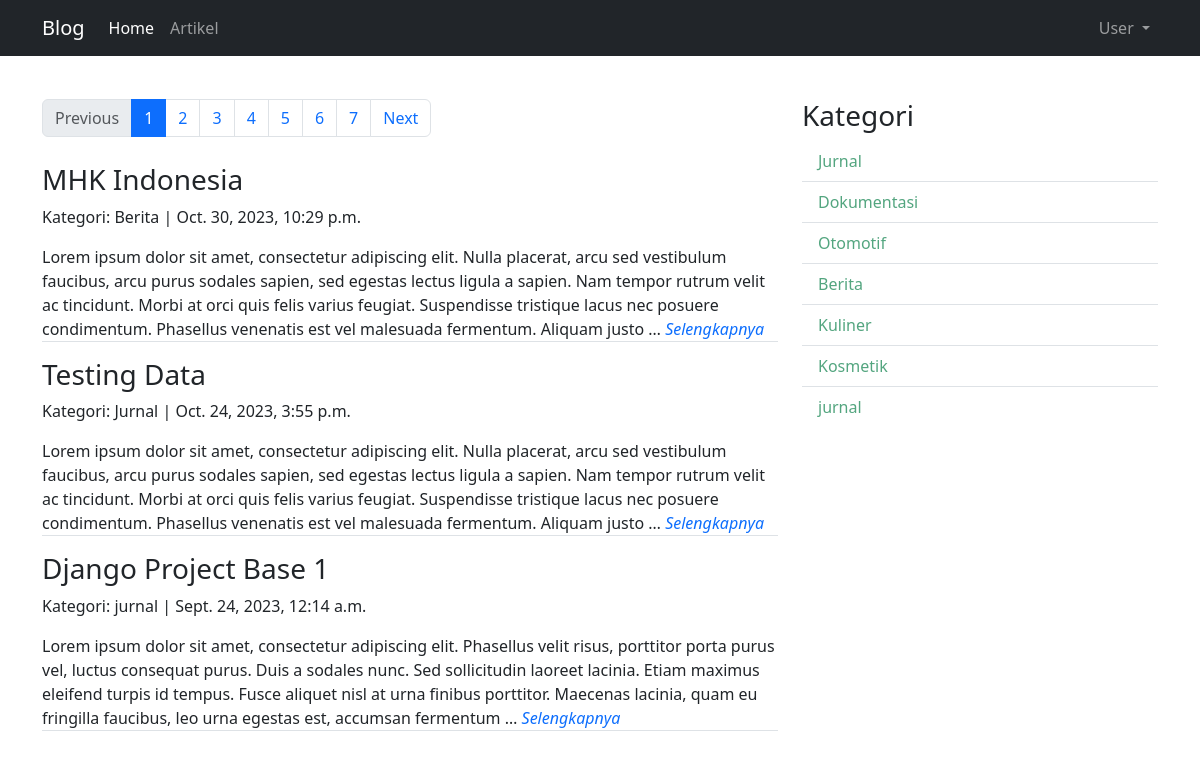
Page /artikel/1 on the committed database.
### anim/models.py (models this page shows, shortened)
class Artikel(models.Model):
    judul = models.CharField(max_length=255)
    isi = models.TextField()
    kategori = models.CharField(max_length=255)
    published = models.DateTimeField(auto_now_add=True)
    update = models.DateTimeField(auto_now=True)
    slug = models.SlugField(blank=True, editable=False)

### anim/views.py (the view)
# urls.py: re_path(r"^(?P<page>\d+)$", ArtikelListView.as_view(), name="list"),
class ArtikelListView(ListView):
    model = Artikel
    template_name = "artikel/artikel_list.html"
    context_object_name = "artikel_list"
    ordering = ["-published"]
    paginate_by = 3
    def get_context_data(self, *args, **kwargs):
        kategori_list = self.model.objects.values_list("kategori", flat=True).distinct()
        self.kwargs.update({"kategori_list": kategori_list})
        kwargs = self.kwargs
        return super().get_context_data(*args, **kwargs)

### anim/templates/artikel/artikel_list.html (shortened to what this page needs)
{% extends 'base.html' %}
{% block contents %}
<div class="row">
  <div class="col-md-8">
    {% if is_paginated %}
    <nav aria-label="artikelPage">
      <ul class="pagination">
        {% if page_obj.has_previous %}
        <li class="page-item">
          <a
            class="page-link"
            href="{% url 'artikel:list' page_obj.previous_page_number %}"
            >Previous</a
          >
        </li>
        {% else %}
        <li class="page-item disabled">
          <a class="page-link" href="#">Previous</a>
        </li>
        {% endif %}
        <br />
        {% for page in paginator.page_range %}
        <br />
        {% if page is page_obj.number %}
        <li class="page-item active">
          <span class="page-link" aria-current="page" href="#">{{page}}</span>
        </li>
        {% else %}
        <li class="page-item">
          <a class="page-link" href="{% url 'artikel:list' page %}">{{page}}</a>
        </li>
        {% endif %}
        <br />
        {% endfor %}
        <br />
        {% if page_obj.has_next %}
        <li class="page-item">
          <a
            class="page-link"
            href="{% url 'artikel:list' page_obj.next_page_number %}"
            >Next</a
          >
        </li>
        {% else %}
        <li class="page-item disabled">
          <a class="page-link" href="#">Next</a>
        </li>
        {% endif %}
      </ul>
    </nav>
    {% endif %}
    {% comment %} {% endcomment %} {% for artikel in artikel_list %}
    <h3>
      <a
        class="text-dark link-offset-2 link-underline link-underline-opacity-0"
        href="{% url 'artikel:detail' artikel.slug %}"
        >{{artikel.judul}}</a
      >
    </h3>
    <p>Kategori: {{artikel.kategori}} | {{artikel.published}}</p>
    <p class="border-bottom">
      {{artikel.isi|truncatewords:51}}
      <a
        class="link-offset-2 link-underline link-underline-opacity-0"
        href="{% url 'artikel:detail' artikel.slug %}"
        ><i>Selengkapnya</i></a
      >
    </p>
    {% endfor %}
    <br />
  </div>
  <div class="col sm">
    <h3>Kategori</h3>
    <ul class="list-group list-group-flush">
      {% for kategori in kategori_list %}
      <li class="list-group-item">
        <a
          href="{% url 'artikel:category' kategori 1 %}"
          class="link-success link-offset-2 link-underline-opacity-0 link-underline-opacity-100-hover link-opacity-75"
          >{{kategori}}</a
        >
      </li>
      {% endfor %}
    </ul>
  </div>
</div>
{% endblock contents %}

### rows in the picture
Artikel: judul "MHK Indonesia", kategori "Berita", published "Oct. 30, 2023, 10:29 p.m.", isi "Lorem ipsum dolor sit amet, consectetur adipiscing elit. Nulla placerat, arcu sed vestibulum faucibus, arcu purus sodales sapien, sed egestas lectus ligula a sapien. Nam tempor rutrum velit ac tincidunt. Morbi at orci quis felis varius feugiat. Suspendisse tristique lacus nec posuere condimentum. Phasellus venenatis est vel malesuada fermentum. Aliquam justo …"
Artikel: judul "Testing Data", kategori "Jurnal", published "Oct. 24, 2023, 3:55 p.m.", isi "Lorem ipsum dolor sit amet, consectetur adipiscing elit. Nulla placerat, arcu sed vestibulum faucibus, arcu purus sodales sapien, sed egestas lectus ligula a sapien. Nam tempor rutrum velit ac tincidunt. Morbi at orci quis felis varius feugiat. Suspendisse tristique lacus nec posuere condimentum. Phasellus venenatis est vel malesuada fermentum. Aliquam justo …"
Artikel: judul "Django Project Base 1", kategori "jurnal", published "Sept. 24, 2023, 12:14 a.m.", isi "Lorem ipsum dolor sit amet, consectetur adipiscing elit. Phasellus velit risus, porttitor porta purus vel, luctus consequat purus. Duis a sodales nunc. Sed sollicitudin laoreet lacinia. Etiam maximus eleifend turpis id tempus. Fusce aliquet nisl at urna finibus porttitor. Maecenas lacinia, quam eu fringilla faucibus, leo urna egestas est, accumsan fermentum …"

### other values in the picture
{{ page }} "1"
{{ page }} "2" "3" "4" "5" "6" "7"
{{ kategori }} "Jurnal" "Dokumentasi" "Otomotif" "Berita" "Kuliner" "Kosmetik" "jurnal"
